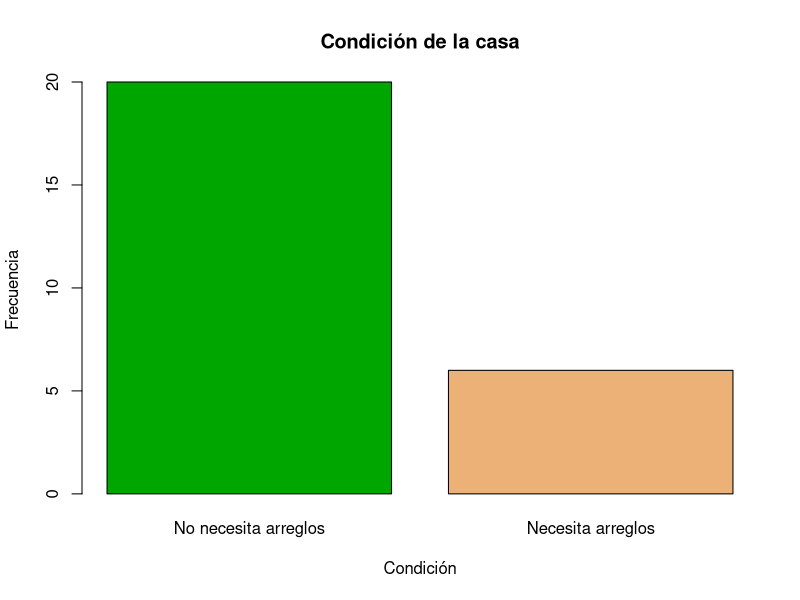
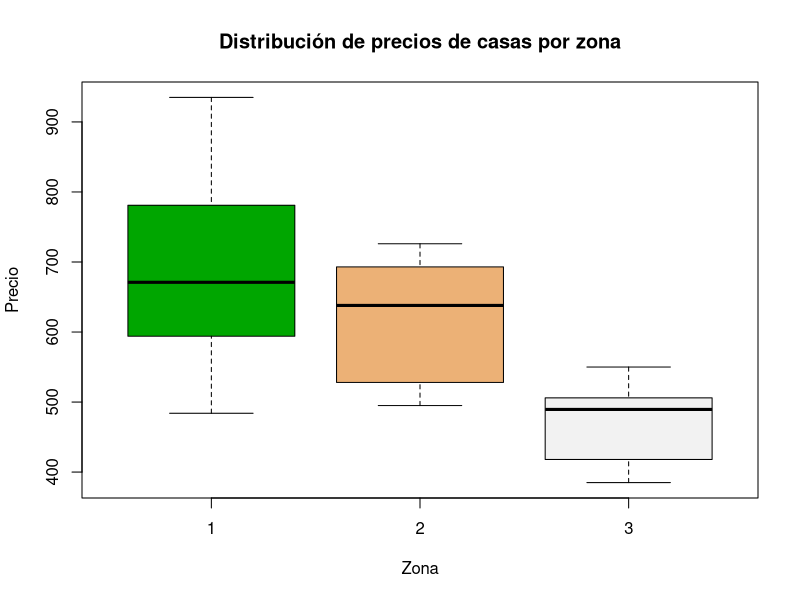
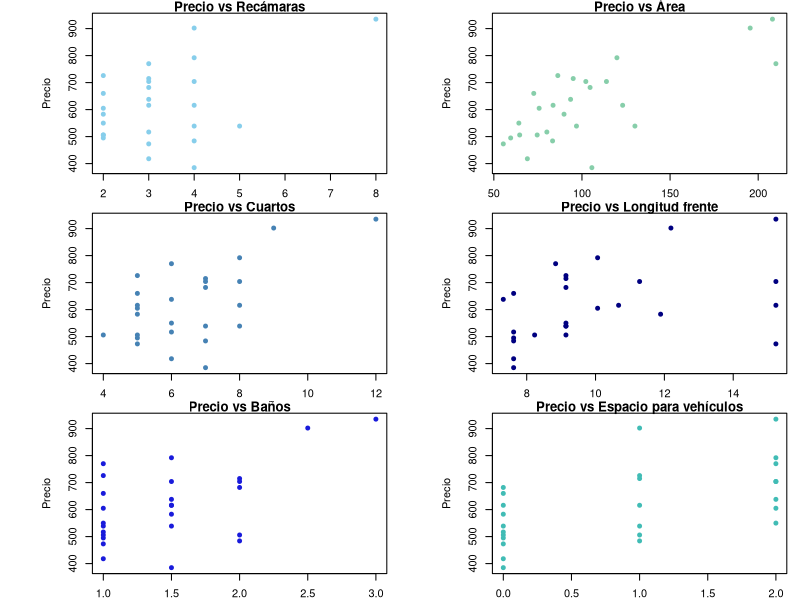
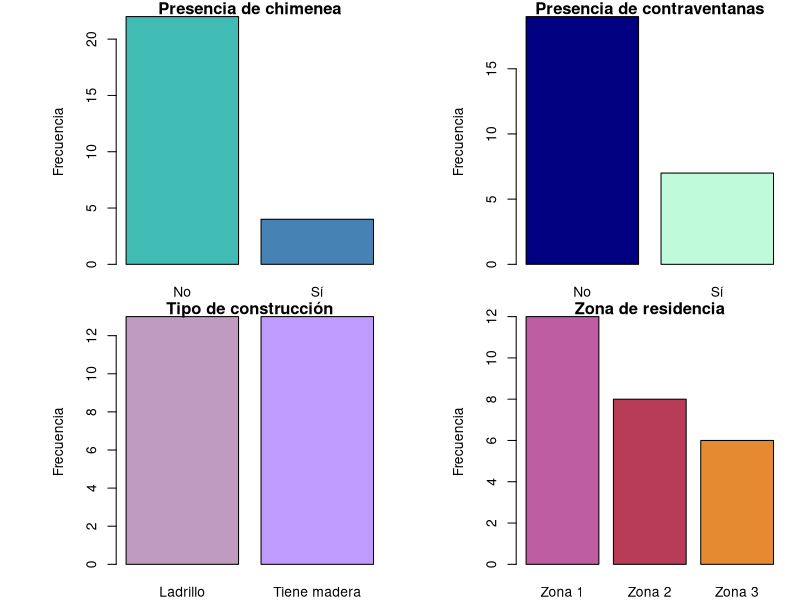
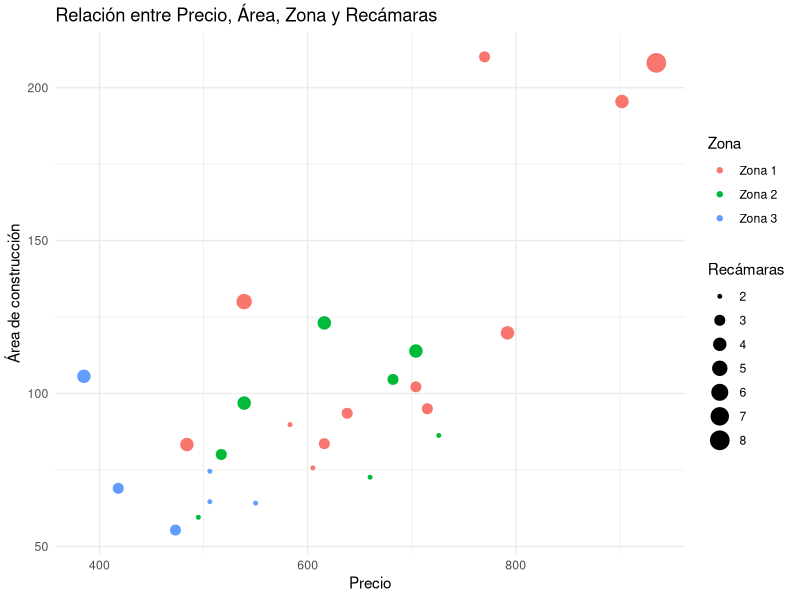
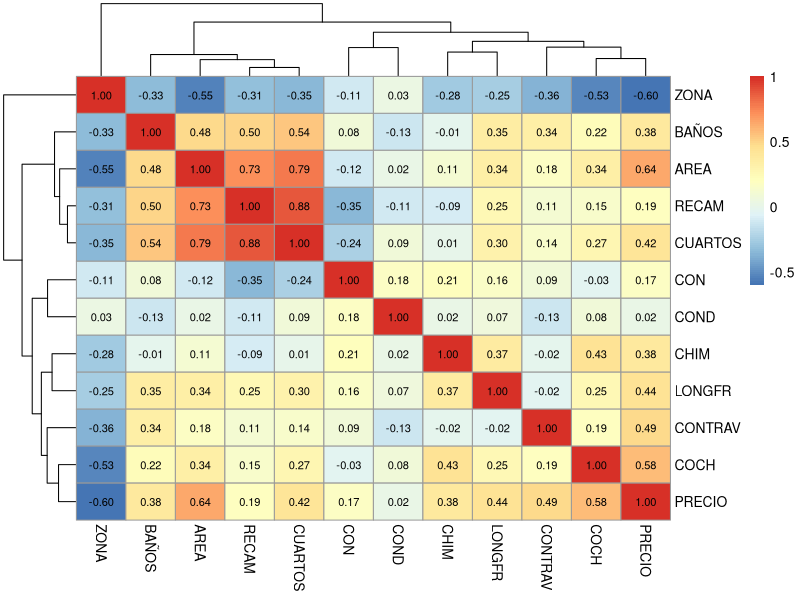
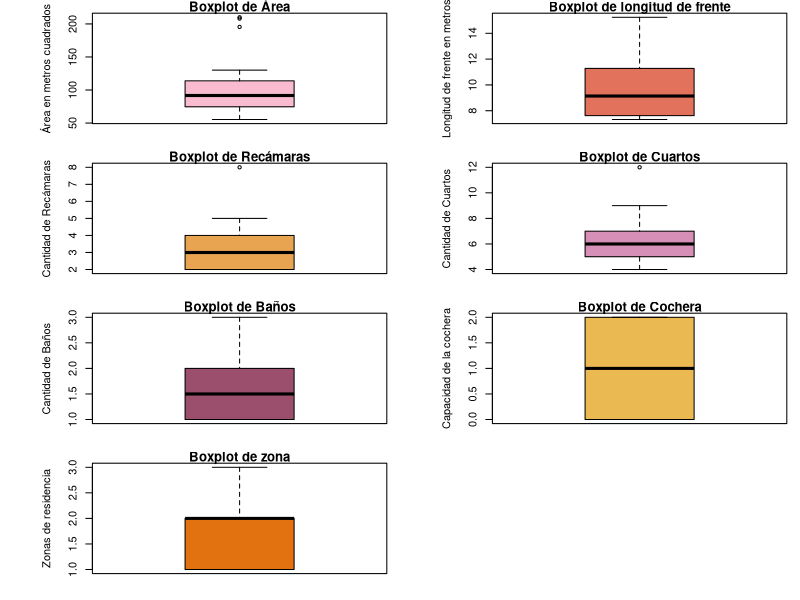
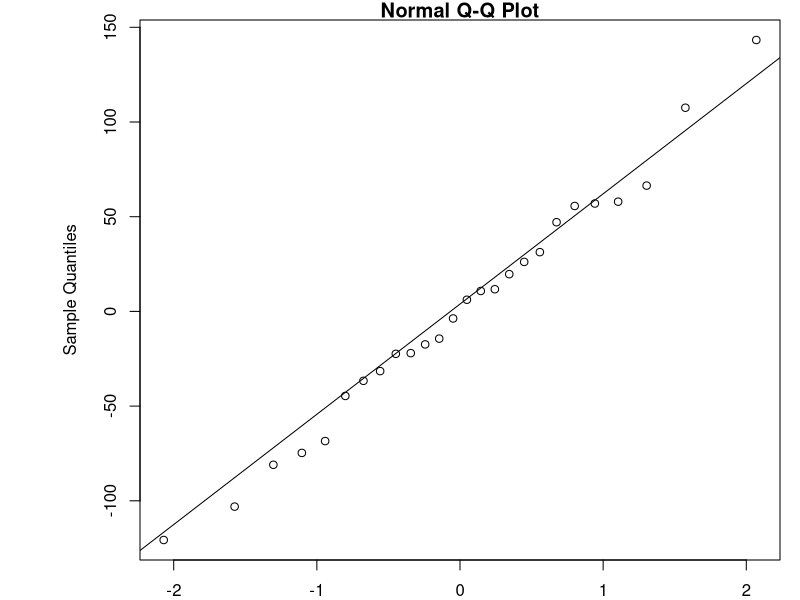

Write R code to recreate these figures, in order.
## ---- chunk 1
knitr::opts_chunk$set(echo = TRUE)

# Instalación
list.of.packages <- c("readxl", "pheatmap", "ggplot2","modeest")
new.packages <- list.of.packages[!(list.of.packages %in% installed.packages()[,"Package"])]
if(length(new.packages)) install.packages(new.packages)

#Activación
library(readxl)   # Permite leer el archivo excel
library(pheatmap) # Para generar mapa calor
library(ggplot2)  # Graficos ggplot2
library(modeest)  # Moda

# Importar base de datos
Casas <- read_excel("Casas.xlsx")
attach(Casas)

# Condición de casas
FactCond <- factor(COND, labels = c("No necesita arreglos", "Necesita arreglos"))
tabla_Condicion = table(FactCond)

# Cantidad de recámaras
FactRecam = factor(RECAM)
tabla_Recamaras = table(FactRecam)

# Zona 
FactZona = factor(ZONA, labels = c("Zona 1", "Zona 2", "Zona 3"))
tabla_Zona = table(FactZona)

# Cantidad de baños
FactB = factor(BAÑOS)
tabla_Baños = table(FactB)

## ---- chunk 2
barplot(tabla_Condicion,
     main = "Condición de la casa",
     xlab = "Condición",
     ylab = "Frecuencia",
     col = terrain.colors(3))

## ---- chunk 3
# Calcular tendencia central por zona
promedio <- tapply(PRECIO, FactZona, mean)
mediana <- tapply(PRECIO, FactZona, median)
moda <- tapply(PRECIO, FactZona, mlv, method = "shorth")

## ---- chunk 4
# Mostrar resultados de tendencia central por zona
print("Media:")
print(promedio)

print("Mediana:")
print(mediana)

print("Moda:")
print(moda)

## ---- chunk 5
# Crear el boxplot
boxplot(PRECIO ~ ZONA, 
        main = "Distribución de precios de casas por zona",
        xlab = "Zona",
        ylab = "Precio",
        col = terrain.colors(3))
## ---- chunk 6
# Resumen estadístico de las variables
summary(Casas[, c("PRECIO", "RECAM", "AREA","CUARTOS","LONGFR", "BAÑOS","COCH")])
## ---- chunk 7

# Gráficos de dispersión para cada variable numérica
par(mfrow=c(3,2), mar=c(2, 7, 1, 1)) 

plot(RECAM, PRECIO, 
       main = "Precio vs Recámaras",
       xlab = "Cantidad de Recámaras",
       ylab = "Precio",
       col = "#87CEEB",
       pch = 19,
       cex = 0.8)

plot(AREA, PRECIO, 
       main = "Precio vs Área",
       xlab = "Área de construcción",
       ylab = "Precio",
       col = "#87CEAA",
       pch = 19,
       cex = 0.8) 

plot(CUARTOS, PRECIO, 
       main = "Precio vs Cuartos",
       xlab = "Cantidad de cuartos",
       ylab = "Precio",
       col = "#4682B4",
       pch = 19,
       cex = 0.8)

plot(LONGFR, PRECIO, 
       main = "Precio vs Longitud frente",
       xlab = "Longitud de frente (metros)",
       ylab = "Precio",
       col = "#000080",
       pch = 19,
       cex = 0.8)

plot(BAÑOS, PRECIO, 
       main = "Precio vs Baños",
       xlab = "Cantidad de baños",
       ylab = "Precio",
       col = "#191BDB",
       pch = 19,
       cex = 0.8)

plot(COCH, PRECIO, 
       main = "Precio vs Espacio para vehículos",
       xlab = "Cantidad de vehículos",
       ylab = "Precio",
       col = "#41BCB5",
       pch = 19,
       cex = 0.8)

par(mfrow=c(1,1))
## ---- chunk 8

par(mfrow=c(2,2), mar=c(2, 7, 1, 1)) 
# Gráfico de barras de la variable CHIM
FactChim = factor(CHIM, labels = c("No", "Sí"))
barplot(table(FactChim), 
        main = "Presencia de chimenea", 
        ylab = "Frecuencia",
        col = c("#41BCB5", "#4682B4"))

# Gráfico de barras de la variable contraventana
FactContraV = factor(CONTRAV, labels = c("No", "Sí"))
barplot(table(FactContraV), 
        main = "Presencia de contraventanas", 
        ylab = "Frecuencia",
        col = c("#000080", "#BFFBDB"))

# Gráfico de barras de la variable tipo de construcción
FactCons = factor(CON, labels = c("Ladrillo", "Tiene madera"))
barplot(table(FactCons), 
        main = "Tipo de construcción", 
        ylab = "Frecuencia",
        col = c("#BF9BBF", "#BF9AFF"))

# Gráfico de barras de la variable tipo de construcción
barplot(table(FactZona), 
        main = "Zona de residencia", 
        ylab = "Frecuencia",
        col = c("#BF5DA3", "#B93C57","#E58A30"))

par(mfrow=c(1,1))
## ---- chunk 9
# Crear un dataframe con los datos
df <- data.frame(PRECIO, AREA, FactZona, RECAM)

# Crear el gráfico utilizando ggplot2
ggplot(df, aes(x = PRECIO, y = AREA, color = FactZona, size = RECAM)) +
  geom_point() +
  labs(title = "Relación entre Precio, Área, Zona y Recámaras",
       x = "Precio",
       y = "Área de construcción",
       color = "Zona",
       size = "Recámaras") +
  theme_minimal()
## ---- chunk 10
# Crear una subconjunto de datos solo con las variables numéricas
datos_numericos <- Casas[, c("RECAM", "AREA","CHIM","CUARTOS","CONTRAV","LONGFR", "BAÑOS","CON","COCH","COND","ZONA","PRECIO")]

# Calcular la matriz de correlación
matriz_correlacion <- cor(datos_numericos, method = "spearman")
print(matriz_correlacion)
## ---- chunk 11
# Mapa de calor
pheatmap(matriz_correlacion, 
         scale = "none",
         display_numbers = TRUE,
         number_color = "black", 
         fontsize_number = 8)
## ---- chunk 12

par(mfrow=c(4,2), mar=c(2, 7, 1, 1)) 

boxplot(AREA, 
        main = "Boxplot de Área", 
        ylab = "Área en metros cuadrados", 
        col = "#F8BBD0", 
        border = "black")

boxplot(LONGFR, 
        main = "Boxplot de longitud de frente", 
        ylab = "Longitud de frente en metros", 
        col = "#E2725B", 
        border = "black")

boxplot(RECAM, 
        main = "Boxplot de Recámaras", 
        ylab = "Cantidad de Recámaras", 
        col = "#E9A451", 
        border = "black")

boxplot(CUARTOS, 
        main = "Boxplot de Cuartos", 
        ylab = "Cantidad de Cuartos", 
        col = "#D68FB6", 
        border = "black")

boxplot(BAÑOS, 
        main = "Boxplot de Baños", 
        ylab = "Cantidad de Baños", 
        col = "#9B4F6C", 
        border = "black")

boxplot(COCH, 
        main = "Boxplot de Cochera", 
        ylab = "Capacidad de la cochera", 
        col = "#EAB951", 
        border = "black")

boxplot(ZONA, 
        main = "Boxplot de zona",
        ylab = "Zonas de residencia",
        col = "#E2720F")
par(mfrow=c(1,1))
## ---- chunk 13
# variables categóricas como factores
Casas$ZONA <- factor(Casas$ZONA)
Casas$CHIM <- factor(Casas$CHIM)
Casas$CON <- factor(Casas$CON)
Casas$COND <- factor(Casas$COND)

## ---- chunk 14
library(car)
modelo_reg <- lm(PRECIO ~ RECAM + AREA + CHIM + CUARTOS 
                       + CONTRAV + LONGFR + BAÑOS + CON + COCH 
                       + COND + ZONA, data = Casas)

# Calcular el VIF para cada variable independiente
vif_result <- car::vif(modelo_reg)
vif_result
## ---- chunk 15

modelo_anova1 <- aov(PRECIO ~ AREA + ZONA + BAÑOS + COCH + 
                        LONGFR + COND + CUARTOS + CHIM + CONTRAV, data = Casas)
summary(modelo_anova1)
## ---- chunk 16
modelo_anova2 <- aov(PRECIO ~ AREA + ZONA + BAÑOS + COCH +
                         CONTRAV, data = Casas)
summary(modelo_anova2)
## ---- chunk 17
modelo_anova3 <- aov(PRECIO ~ AREA + ZONA + COCH +
                      + CONTRAV, data = Casas)
summary(modelo_anova3)
## ---- chunk 18
modelo_regresion <- lm(PRECIO ~ AREA + ZONA + COCH + CONTRAV, data = Casas)

# Mostrar un resumen del modelo
summary(modelo_regresion)
## ---- chunk 19
# Prueba de Shapiro-Wilk para normalidad de los residuos
residuos <- modelo_regresion$residuals
shapiro.test(residuos)

## ---- chunk 20
# Gráfico de QQ para visualizar la normalidad de los residuos
qqnorm(residuos)
qqline(residuos)
## ---- chunk 21
# Gráfico de dispersión de los residuos frente a los valores ajustados
plot(modelo_regresion$fitted.values, 
     residuos, 
     xlab = "Valores Ajustados", 
     ylab = "Residuos", 
     main = "Residuos vs. Valores Ajustados")
abline(h = 0, col = "red")
